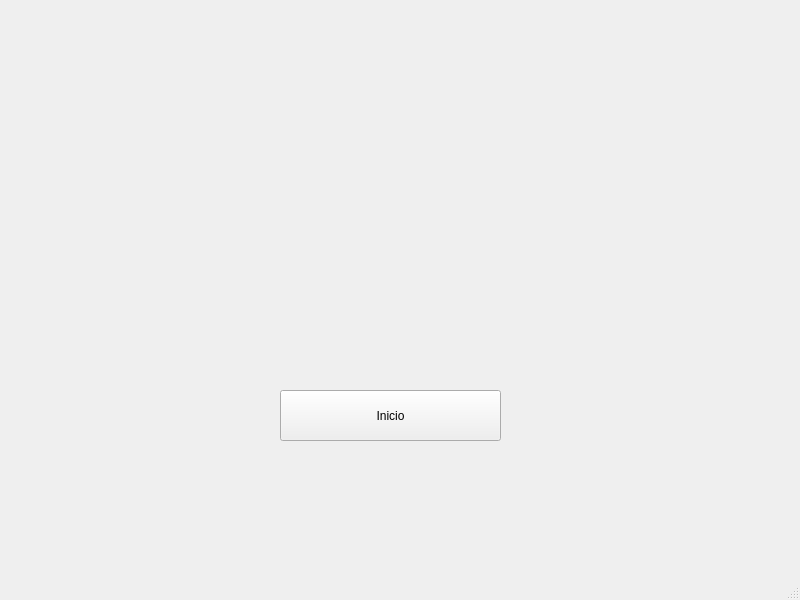
<?xml version="1.0" encoding="UTF-8"?>
<ui version="4.0">
 <class>MainWindow</class>
 <widget class="QMainWindow" name="MainWindow">
  <property name="geometry">
   <rect>
    <x>0</x>
    <y>0</y>
    <width>800</width>
    <height>600</height>
   </rect>
  </property>
  <property name="windowTitle">
   <string>MainWindow</string>
  </property>
  <widget class="QWidget" name="centralwidget">
   <widget class="QPushButton" name="start_game">
    <property name="geometry">
     <rect>
      <x>280</x>
      <y>390</y>
      <width>221</width>
      <height>51</height>
     </rect>
    </property>
    <property name="text">
     <string>Inicio</string>
    </property>
   </widget>
  </widget>
  <widget class="QMenuBar" name="menubar">
   <property name="geometry">
    <rect>
     <x>0</x>
     <y>0</y>
     <width>800</width>
     <height>26</height>
    </rect>
   </property>
  </widget>
  <widget class="QStatusBar" name="statusbar"/>
 </widget>
 <resources/>
 <connections/>
</ui>
